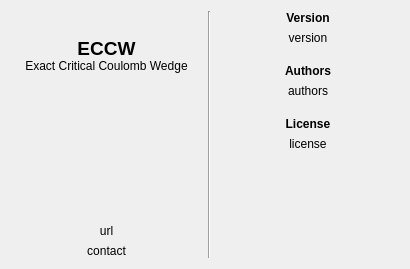
<?xml version="1.0" encoding="UTF-8"?>
<ui version="4.0">
 <class>Dialog_About</class>
 <widget class="QDialog" name="Dialog_About">
  <property name="geometry">
   <rect>
    <x>0</x>
    <y>0</y>
    <width>410</width>
    <height>269</height>
   </rect>
  </property>
  <property name="sizePolicy">
   <sizepolicy hsizetype="Fixed" vsizetype="Preferred">
    <horstretch>0</horstretch>
    <verstretch>0</verstretch>
   </sizepolicy>
  </property>
  <property name="minimumSize">
   <size>
    <width>410</width>
    <height>0</height>
   </size>
  </property>
  <property name="maximumSize">
   <size>
    <width>410</width>
    <height>600</height>
   </size>
  </property>
  <property name="windowTitle">
   <string>About</string>
  </property>
  <layout class="QHBoxLayout" name="horizontalLayout_2">
   <item>
    <layout class="QVBoxLayout" name="verticalLayout_2">
     <item>
      <layout class="QHBoxLayout" name="horizontalLayout">
       <item>
        <spacer name="horizontalSpacer">
         <property name="orientation">
          <enum>Qt::Horizontal</enum>
         </property>
         <property name="sizeType">
          <enum>QSizePolicy::Fixed</enum>
         </property>
         <property name="sizeHint" stdset="0">
          <size>
           <width>30</width>
           <height>20</height>
          </size>
         </property>
        </spacer>
       </item>
       <item>
        <widget class="QLabel" name="label_logo">
         <property name="maximumSize">
          <size>
           <width>128</width>
           <height>128</height>
          </size>
         </property>
         <property name="text">
          <string/>
         </property>
         <property name="pixmap">
          <pixmap resource="../../../images/ressources.qrc">:/icons/icon_eccw_128×128.png</pixmap>
         </property>
         <property name="scaledContents">
          <bool>false</bool>
         </property>
        </widget>
       </item>
       <item>
        <spacer name="horizontalSpacer_2">
         <property name="orientation">
          <enum>Qt::Horizontal</enum>
         </property>
         <property name="sizeType">
          <enum>QSizePolicy::Fixed</enum>
         </property>
         <property name="sizeHint" stdset="0">
          <size>
           <width>30</width>
           <height>20</height>
          </size>
         </property>
        </spacer>
       </item>
      </layout>
     </item>
     <item>
      <widget class="QLabel" name="label_title">
       <property name="font">
        <font>
         <weight>50</weight>
         <bold>false</bold>
        </font>
       </property>
       <property name="text">
        <string>&lt;html&gt;&lt;head/&gt;&lt;body&gt;&lt;p align=&quot;center&quot;&gt;&lt;span style=&quot; font-size:14pt; font-weight:600;&quot;&gt;ECCW&lt;/span&gt;&lt;br/&gt;Exact Critical Coulomb Wedge&lt;/p&gt;&lt;/body&gt;&lt;/html&gt;</string>
       </property>
       <property name="alignment">
        <set>Qt::AlignCenter</set>
       </property>
      </widget>
     </item>
     <item>
      <spacer name="verticalSpacer">
       <property name="orientation">
        <enum>Qt::Vertical</enum>
       </property>
       <property name="sizeHint" stdset="0">
        <size>
         <width>191</width>
         <height>13</height>
        </size>
       </property>
      </spacer>
     </item>
     <item>
      <widget class="QLabel" name="label_url">
       <property name="text">
        <string>url</string>
       </property>
       <property name="textFormat">
        <enum>Qt::AutoText</enum>
       </property>
       <property name="alignment">
        <set>Qt::AlignCenter</set>
       </property>
      </widget>
     </item>
     <item>
      <widget class="QLabel" name="label_contact">
       <property name="text">
        <string>contact</string>
       </property>
       <property name="textFormat">
        <enum>Qt::AutoText</enum>
       </property>
       <property name="alignment">
        <set>Qt::AlignCenter</set>
       </property>
      </widget>
     </item>
    </layout>
   </item>
   <item>
    <widget class="Line" name="line">
     <property name="orientation">
      <enum>Qt::Vertical</enum>
     </property>
    </widget>
   </item>
   <item>
    <layout class="QVBoxLayout" name="verticalLayout">
     <item>
      <widget class="QLabel" name="label1">
       <property name="minimumSize">
        <size>
         <width>160</width>
         <height>0</height>
        </size>
       </property>
       <property name="text">
        <string>&lt;html&gt;&lt;head/&gt;&lt;body&gt;&lt;p align=&quot;center&quot;&gt;&lt;span style=&quot; font-weight:600;&quot;&gt;Version&lt;/span&gt;&lt;/p&gt;&lt;/body&gt;&lt;/html&gt;</string>
       </property>
      </widget>
     </item>
     <item>
      <widget class="QLabel" name="label_version">
       <property name="text">
        <string>version</string>
       </property>
       <property name="alignment">
        <set>Qt::AlignCenter</set>
       </property>
      </widget>
     </item>
     <item>
      <spacer name="verticalSpacer_2">
       <property name="orientation">
        <enum>Qt::Vertical</enum>
       </property>
       <property name="sizeType">
        <enum>QSizePolicy::Fixed</enum>
       </property>
       <property name="sizeHint" stdset="0">
        <size>
         <width>20</width>
         <height>13</height>
        </size>
       </property>
      </spacer>
     </item>
     <item>
      <widget class="QLabel" name="label2">
       <property name="text">
        <string>&lt;html&gt;&lt;head/&gt;&lt;body&gt;&lt;p align=&quot;center&quot;&gt;&lt;span style=&quot; font-weight:600;&quot;&gt;Authors&lt;/span&gt;&lt;/p&gt;&lt;/body&gt;&lt;/html&gt;</string>
       </property>
      </widget>
     </item>
     <item>
      <widget class="QLabel" name="label_authors">
       <property name="text">
        <string>authors</string>
       </property>
       <property name="alignment">
        <set>Qt::AlignCenter</set>
       </property>
      </widget>
     </item>
     <item>
      <spacer name="verticalSpacer_3">
       <property name="orientation">
        <enum>Qt::Vertical</enum>
       </property>
       <property name="sizeType">
        <enum>QSizePolicy::Fixed</enum>
       </property>
       <property name="sizeHint" stdset="0">
        <size>
         <width>20</width>
         <height>13</height>
        </size>
       </property>
      </spacer>
     </item>
     <item>
      <widget class="QLabel" name="label3">
       <property name="text">
        <string>&lt;html&gt;&lt;head/&gt;&lt;body&gt;&lt;p align=&quot;center&quot;&gt;&lt;span style=&quot; font-weight:600;&quot;&gt;License&lt;/span&gt;&lt;/p&gt;&lt;/body&gt;&lt;/html&gt;</string>
       </property>
      </widget>
     </item>
     <item>
      <widget class="QLabel" name="label_license">
       <property name="text">
        <string>license</string>
       </property>
       <property name="alignment">
        <set>Qt::AlignCenter</set>
       </property>
      </widget>
     </item>
     <item>
      <spacer name="verticalSpacer_4">
       <property name="orientation">
        <enum>Qt::Vertical</enum>
       </property>
       <property name="sizeHint" stdset="0">
        <size>
         <width>20</width>
         <height>40</height>
        </size>
       </property>
      </spacer>
     </item>
    </layout>
   </item>
  </layout>
 </widget>
 <resources>
  <include location="../../../images/ressources.qrc"/>
 </resources>
 <connections/>
</ui>
